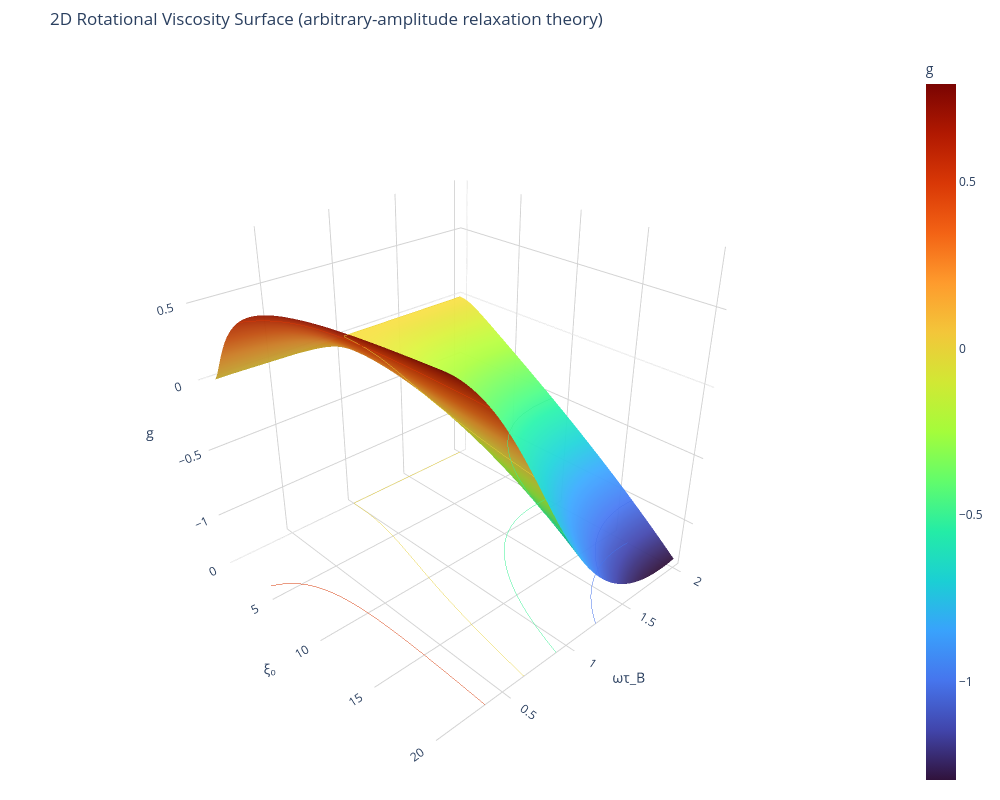

The code cell stored with this chart in its notebook:
### Code cell
import numpy as np
import plotly.graph_objects as go
from scipy.special import iv

# ============================================================
# 2D Langevin function: L_2D(x) = I1(x)/I0(x)  (leading term x/2, NOT x/3)
# ============================================================

def L2D(x):
    ax = abs(x)
    if ax < 1e-6:
        return x * 0.5 * (1.0 - x*x/8.0)   # series: x/2 - x^3/16 + ...
    return np.sign(x) * (iv(1, ax) / iv(0, ax))

# ============================================================
# Arbitrary-amplitude relaxation equations (Shliomis 1994, Sec. III style)
# dF/ds = L(xi(s)) - F
# dG/ds = F - G*(1 + kappa*F*xi(s))
# g = (3/X) * <G(s) xi(s)>_period
#
# kappa, X follow from the torque-balance coefficient: 6*eta*phi (3D) -> kappa=1/2, X=6
#                                                       4*eta*phi (2D) -> kappa=3/4, X=4
# This form has NO 1/xi_e or 1/L singularities (unlike the effective-field
# substitution used for 3D), because it never divides by L(xi_e). Validated
# against the exact static (xi-tanh xi)/(xi+tanh xi) and weak-field closed
# forms above.
# ============================================================

KAPPA_2D = 3.0/4.0
X_2D     = 4.0

def rhs_FG_2D(s, F, G, xi0, omega):
    field = xi0 * np.cos(omega * s)
    dF = L2D(field) - F
    dG = F - G * (1.0 + KAPPA_2D * F * field)
    return dF, dG

def rk4_step_FG(s, F, G, h, xi0, omega):
    k1F, k1G = rhs_FG_2D(s,       F,           G,           xi0, omega)
    k2F, k2G = rhs_FG_2D(s+h/2,   F+h/2*k1F,   G+h/2*k1G,   xi0, omega)
    k3F, k3G = rhs_FG_2D(s+h/2,   F+h/2*k2F,   G+h/2*k2G,   xi0, omega)
    k4F, k4G = rhs_FG_2D(s+h,     F+h*k3F,     G+h*k3G,     xi0, omega)
    Fn = F + h/6*(k1F + 2*k2F + 2*k3F + k4F)
    Gn = G + h/6*(k1G + 2*k2G + 2*k3G + k4G)
    return Fn, Gn

def compute_g_2D(xi0, omega, n_settle=40, n_avg=5, N=1000):
    """omega here is the dimensionless omega*tau_B (matches your 3D code's convention)."""
    if xi0 < 1e-10 or omega < 1e-10:
        return 0.0
    T = 2.0*np.pi/omega
    h = T/N

    F = L2D(xi0)
    G = 0.0
    s = 0.0

    # settle to periodic orbit
    for _ in range(n_settle*N):
        F, G = rk4_step_FG(s, F, G, h, xi0, omega)
        s += h

    # integrate <G*xi> over n_avg periods
    Iint = 0.0
    for _ in range(n_avg*N):
        F, G = rk4_step_FG(s, F, G, h, xi0, omega)
        s += h
        Iint += G*xi0*np.cos(omega*s)*h

    avg = Iint/(n_avg*T)
    return (3.0/X_2D)*avg

# ============================================================
# Define the grid  (same ranges as your 3D cell)
# ============================================================

xi0       = np.linspace(0.0, 20.0, 61)
omega_tau = np.linspace(0.1, 2.0, 61)

XI0, OMEGA = np.meshgrid(xi0, omega_tau)
g_surface_2D = np.zeros_like(XI0)

print("Computing 2D surface...")
for i in range(len(omega_tau)):
    print(f"ωτB = {omega_tau[i]:.3f}")
    for j in range(len(xi0)):
        g_surface_2D[i, j] = compute_g_2D(xi0[j], omega_tau[i])
print("Done.")

# ============================================================
# Plot (same style as your 3D Plotly surface)
# ============================================================

fig = go.Figure()

fig.add_trace(
    go.Surface(
        x=XI0, y=OMEGA, z=g_surface_2D,
        colorscale="Turbo",
        opacity=0.95,
        colorbar=dict(title="g"),
        hovertemplate=
        "<b>2D Theory</b><br>"
        "ξ₀ = %{x:.2f}<br>"
        "ωτB = %{y:.2f}<br>"
        "g = %{z:.5f}"
        "<extra></extra>"
    )
)

fig.update_traces(contours_z=dict(show=True, usecolormap=True, project_z=True))

fig.update_layout(
    title="2D Rotational Viscosity Surface (arbitrary-amplitude relaxation theory)",
    scene=dict(
        xaxis=dict(title="ξ₀", backgroundcolor="white", gridcolor="lightgray", showbackground=True),
        yaxis=dict(title="ωτ_B", backgroundcolor="white", gridcolor="lightgray", showbackground=True),
        zaxis=dict(title="g", backgroundcolor="white", gridcolor="lightgray", showbackground=True),
        aspectmode="cube",
        camera=dict(eye=dict(x=1.6, y=-1.5, z=1.2))
    ),
    width=1000, height=800,
    margin=dict(l=10, r=10, b=10, t=50)
)

fig.show()

# fig.write_html("2D_theory_surface.html")

### Figure 1 — Plotly figure (JSON) as saved in the notebook; plotly's stock layout.template omitted (floating-point values rounded to 4 significant figures; data arrays with more than 128 entries replaced by an {"elided": "..."} marker saying what was removed)
{"data": [{"colorbar": {"title": {"text": "g"}}, "colorscale": [[0, "#30123b"], [0.07143, "#4145ab"], [0.1429, "#4675ed"], [0.2143, "#39a2fc"], [0.2857, "#1bcfd4"], [0.3571, "#24eca6"], [0.4286, "#61fc6c"], [0.5, "#a4fc3b"], [0.5714, "#d1e834"], [0.6429, "#f3c63a"], [0.7143, "#fe9b2d"], [0.7857, "#f36315"], [0.8571, "#d93806"], [0.9286, "#b11901"], [1, "#7a0402"]], "contours": {"z": {"project": {"z": true}, "show": true, "usecolormap": true}}, "hovertemplate": "<b>2D Theory</b><br>ξ₀ = %{x:.2f}<br>ωτB = %{y:.2f}<br>g = %{z:.5f}<extra></extra>", "opacity": 0.95, "type": "surface", "x": {"elided": "61x61 float values"}, "y": {"elided": "61x61 float values"}, "z": {"elided": "61x61 float values"}}], "layout": {"height": 800, "margin": {"b": 10, "l": 10, "r": 10, "t": 50}, "scene": {"aspectmode": "cube", "camera": {"eye": {"x": 1.6, "y": -1.5, "z": 1.2}}, "xaxis": {"backgroundcolor": "white", "gridcolor": "lightgray", "showbackground": true, "title": {"text": "ξ₀"}}, "yaxis": {"backgroundcolor": "white", "gridcolor": "lightgray", "showbackground": true, "title": {"text": "ωτ_B"}}, "zaxis": {"backgroundcolor": "white", "gridcolor": "lightgray", "showbackground": true, "title": {"text": "g"}}}, "title": {"text": "2D Rotational Viscosity Surface (arbitrary-amplitude relaxation theory)"}, "width": 1000}}
